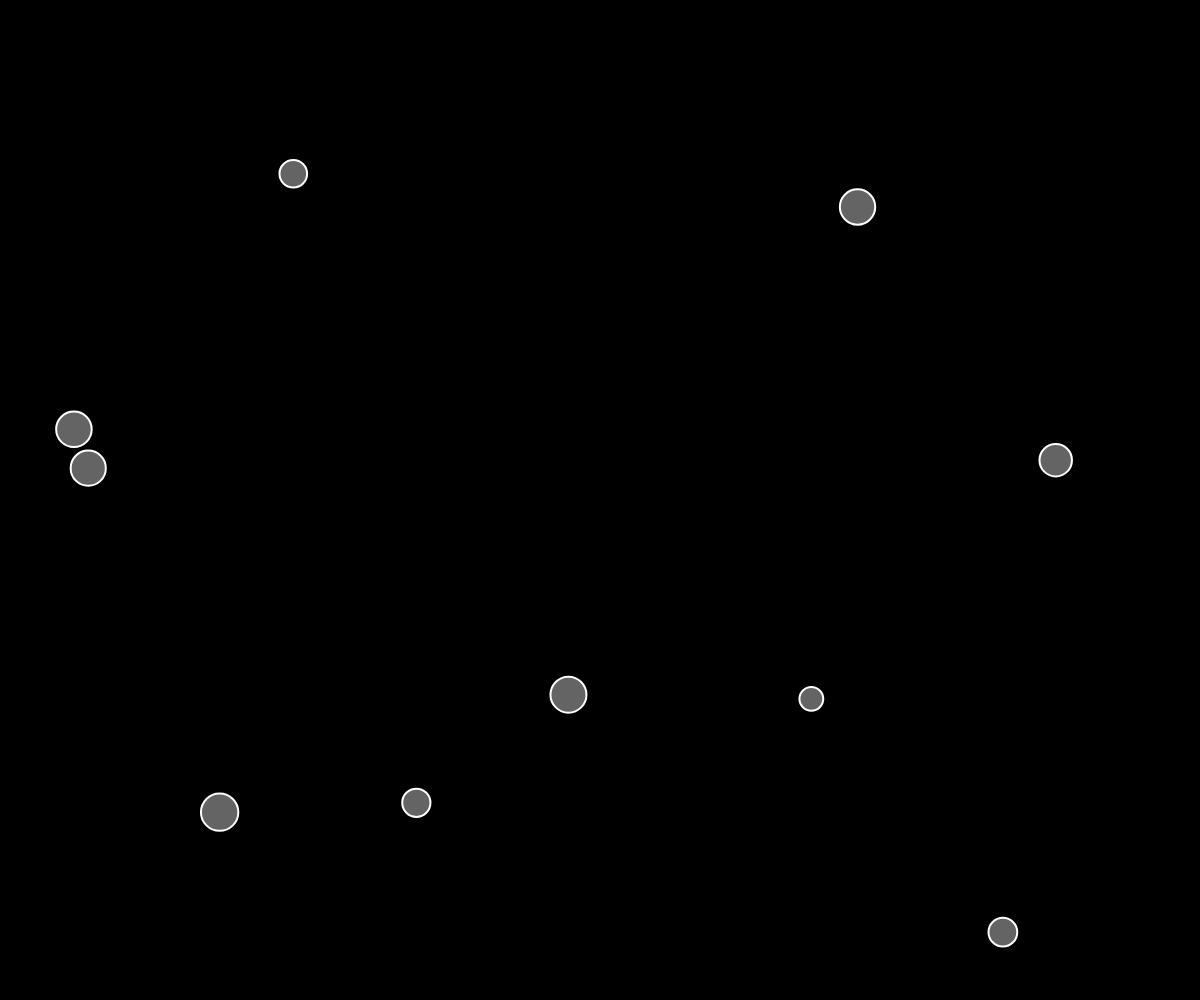
Frame 1 (no input)
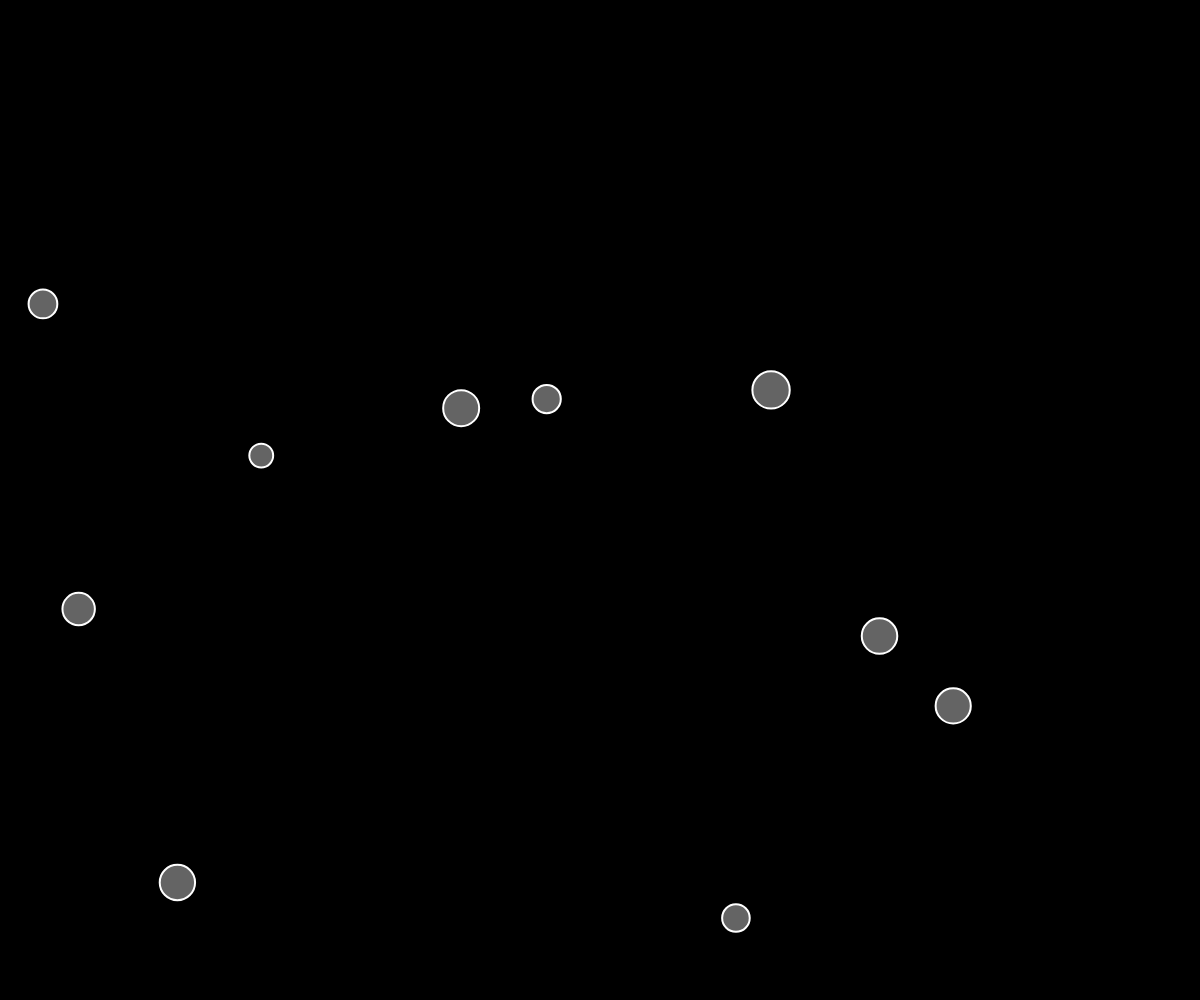
Frame 60 (no input)
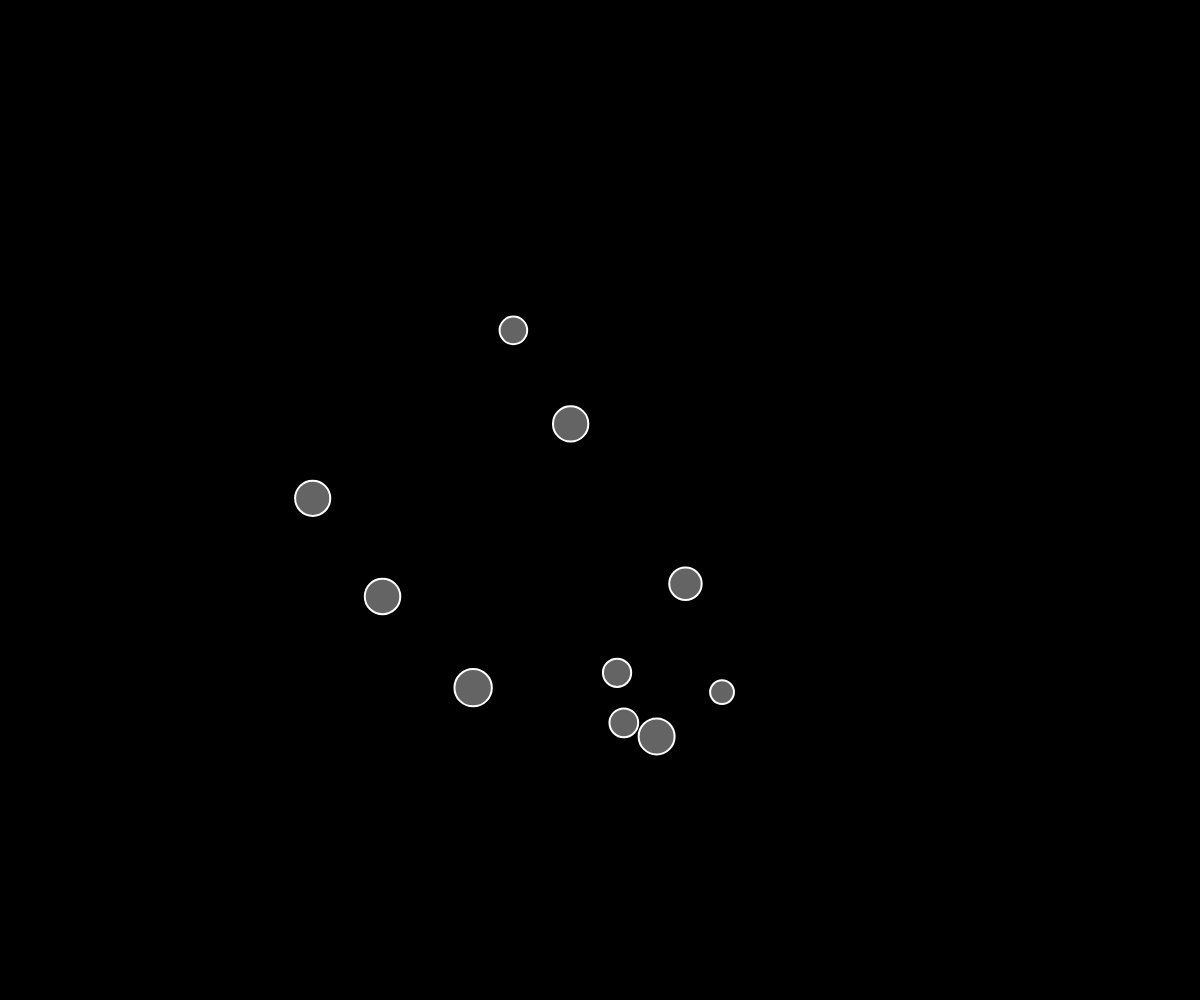
Frame 120 (the mouse pressed at the canvas centre since frame 60)

The p5.js sketch that drew these frames (run headless with seeded random() and noise() and a simulated clock; from frame 60 on, the mouse is pressed at the canvas centre):

// p5.js sketch
// ── sketch.js
let movers = [];
const N = 10;

function setup() {
  createCanvas(windowWidth, windowHeight);

  for (let i = 0; i < N; i++) {
    let x = random(width);
    let y = random(height);
    let v = p5.Vector.random2D();
    let m = random(5, 15);
    movers[i] = new Mover(x, y, v.x, v.y, m);
  }

  // movers[0] = new Mover(windowWidth / 2 + 100, windowHeight / 2, 0, 5, 10);
  // movers[1] = new Mover(windowWidth / 2 - 100, windowHeight / 2, 0, -5, 10);
  // movers[2] = new Mover(windowWidth / 2, windowHeight / 2 + 100, -5, 0, 10);
  // movers[3] = new Mover(windowWidth / 2, windowHeight / 2 - 100, 5, 0, 10);
  background(0);
}

function draw() {
  background(0);

  for (let mover of movers) {
    for (let other of movers) {
      if (mover != other) {
        mover.attract(other);
        stroke(255);
        // line(
        //     mover.pos.x, mover.pos.y,
        //     other.pos.x, other.pos.y
        // );
      }
    }
  }

  for (let mover of movers) {
    mover.update();
    mover.show();
  }
}

// ── mover.js
class Mover {
  constructor(x, y, vx, vy, m) {
    this.pos = createVector(x, y);
    this.vel = createVector(vx, vy);
    this.vel.mult(1);
    this.acc = createVector(0, 0);
    this.mass = m;
    this.r = sqrt(m) * 5;
  }

  applyForce(force) {
    let f = p5.Vector.div(force, this.mass);
    this.acc.add(f);
  }

  attract(mover) {
    let force = p5.Vector.sub(this.pos, mover.pos);
    let dSq = constrain(force.magSq(), 100, 2500);

    let G = 25;

    let strength = (G * (this.mass * mover.mass)) / dSq;
    force.setMag(strength);
    mover.applyForce(force);
  }

  update() {
    this.vel.add(this.acc);
    this.pos.add(this.vel);
    this.acc.set(0, 0);
  }

  show() {
    stroke(255);
    strokeWeight(2);
    fill(255, 100);
    ellipse(this.pos.x, this.pos.y, this.r * 2);
  }
}
